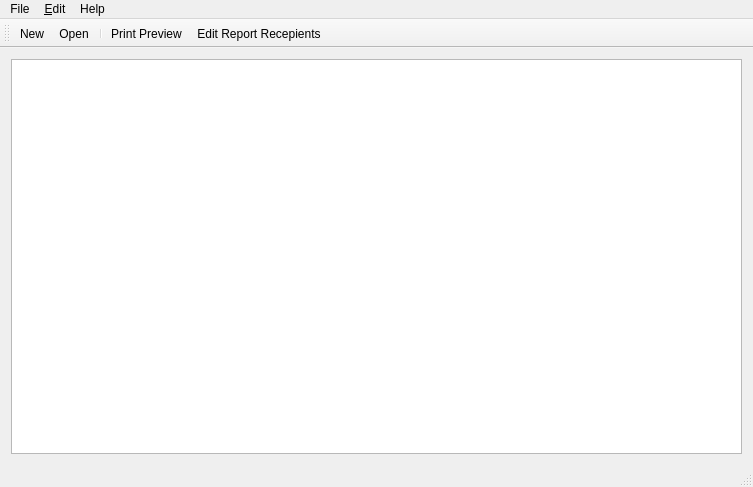
<?xml version="1.0" encoding="UTF-8"?>
<ui version="4.0">
 <class>ScheduledReportsMainWindow</class>
 <widget class="QMainWindow" name="ScheduledReportsMainWindow">
  <property name="geometry">
   <rect>
    <x>0</x>
    <y>0</y>
    <width>753</width>
    <height>487</height>
   </rect>
  </property>
  <property name="windowTitle">
   <string>MCL Scheduled Reports</string>
  </property>
  <widget class="QWidget" name="centralWidget">
   <layout class="QVBoxLayout" name="verticalLayout">
    <item>
     <widget class="CustomQueryView" name="trvReports"/>
    </item>
   </layout>
  </widget>
  <widget class="QMenuBar" name="menuBar">
   <property name="geometry">
    <rect>
     <x>0</x>
     <y>0</y>
     <width>753</width>
     <height>21</height>
    </rect>
   </property>
   <widget class="QMenu" name="menuFile">
    <property name="title">
     <string>File</string>
    </property>
    <addaction name="action_New"/>
    <addaction name="action_Open"/>
    <addaction name="separator"/>
    <addaction name="action_Print_Preview"/>
    <addaction name="separator"/>
   </widget>
   <widget class="QMenu" name="menu_Edit">
    <property name="title">
     <string>&amp;Edit</string>
    </property>
    <addaction name="actionEdit_Report_Recepients"/>
    <addaction name="separator"/>
    <addaction name="actionReport_Parameters"/>
   </widget>
   <widget class="QMenu" name="menuHelp">
    <property name="title">
     <string>Help</string>
    </property>
    <addaction name="actionAbout"/>
    <addaction name="actionAbout_Qt"/>
    <addaction name="separator"/>
    <addaction name="actionHelp_Index"/>
   </widget>
   <addaction name="menuFile"/>
   <addaction name="menu_Edit"/>
   <addaction name="menuHelp"/>
  </widget>
  <widget class="QToolBar" name="mainToolBar">
   <property name="windowTitle">
    <string>Main Tool Bar</string>
   </property>
   <property name="toolButtonStyle">
    <enum>Qt::ToolButtonTextUnderIcon</enum>
   </property>
   <attribute name="toolBarArea">
    <enum>TopToolBarArea</enum>
   </attribute>
   <attribute name="toolBarBreak">
    <bool>false</bool>
   </attribute>
   <addaction name="action_New"/>
   <addaction name="action_Open"/>
   <addaction name="separator"/>
   <addaction name="action_Print_Preview"/>
   <addaction name="actionEdit_Report_Recepients"/>
  </widget>
  <widget class="QStatusBar" name="statusBar"/>
  <action name="action_New">
   <property name="icon">
    <iconset resource="../../home/src/res.qrc">
     <normaloff>:/images/Generic_Document.png</normaloff>:/images/Generic_Document.png</iconset>
   </property>
   <property name="text">
    <string>&amp;New</string>
   </property>
   <property name="toolTip">
    <string>Create a new scheduled report</string>
   </property>
  </action>
  <action name="action_Open">
   <property name="icon">
    <iconset resource="../../home/src/res.qrc">
     <normaloff>:/images/Stuffed_Folder.png</normaloff>:/images/Stuffed_Folder.png</iconset>
   </property>
   <property name="text">
    <string>&amp;Open</string>
   </property>
  </action>
  <action name="action_Print_Preview">
   <property name="icon">
    <iconset resource="../../home/src/res.qrc">
     <normaloff>:/images/AutoList.png</normaloff>:/images/AutoList.png</iconset>
   </property>
   <property name="text">
    <string>&amp;Print Preview</string>
   </property>
  </action>
  <action name="actionEdit_Report_Recepients">
   <property name="icon">
    <iconset resource="../../home/src/res.qrc">
     <normaloff>:/images/Users.png</normaloff>:/images/Users.png</iconset>
   </property>
   <property name="text">
    <string>Edit Report Recepients</string>
   </property>
  </action>
  <action name="actionReport_Parameters">
   <property name="text">
    <string>Report Parameters</string>
   </property>
  </action>
  <action name="actionAbout">
   <property name="text">
    <string>About</string>
   </property>
  </action>
  <action name="actionAbout_Qt">
   <property name="text">
    <string>About Qt</string>
   </property>
  </action>
  <action name="actionHelp_Index">
   <property name="text">
    <string>Help Index</string>
   </property>
   <property name="toolTip">
    <string>Help Index</string>
   </property>
  </action>
 </widget>
 <layoutdefault spacing="6" margin="11"/>
 <customwidgets>
  <customwidget>
   <class>CustomQueryView</class>
   <extends>QTreeView</extends>
   <header>customqueryview.h</header>
  </customwidget>
 </customwidgets>
 <resources>
  <include location="../../home/src/res.qrc"/>
  <include location="../../home/src/res.qrc"/>
 </resources>
 <connections/>
</ui>
